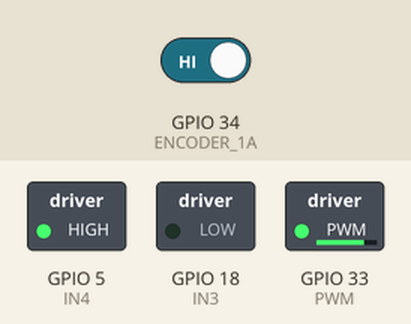
Recording of a program running on a simulated ESP32. Shown: switched loads named in the program (green lamp = pin HIGH). Inputs (shaded band) come from the test bench; at power-on: GPIO 34 (ENCODER_1A) HIGH. What the program prints to the serial monitor is not drawn.

Above: at 0.1 s.
Timing chart, 0 to 1.6 s (numbered marks = the images above):
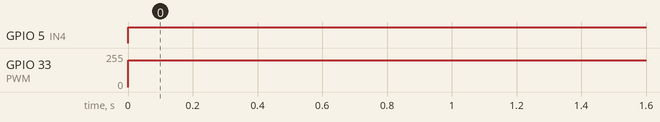

Measured:
- by itself, GPIO 5 (IN4): LOW → HIGH at 0.00 s
- by itself, GPIO 33 (PWM): 0/255 → 200/255 at 0.00 s

The program:

main.cpp
```cpp
#include <Arduino.h>
#include "MotorControl.h"
#include "Encoder.h"

// PID constants
const float kp = 4.0;
const float kd = 0.035;
const float ki = 0.0;

// Variables for timing
long prevT = 0;
float eprev = 0;
float eintegral = 0;

// Target position, initialized with a default
volatile int target = 0;

void setup() {
    Serial.begin(9600);
    while (!Serial); // Wait for the serial port to connect. Needed for native USB
    // Serial.println("Enter target angle in degrees:");

    pinMode(ENCODER_1A, INPUT);
    pinMode(ENCODER_1B, INPUT);
    attachInterrupt(digitalPinToInterrupt(ENCODER_1A), encoder1_isr, RISING);

    pinMode(PWM, OUTPUT);
    pinMode(IN3, OUTPUT);
    pinMode(IN4, OUTPUT);
}

void loop() {

    target = 530/2; // 333 xung 1 vong --> 360 do

    long currT = micros();
    float deltaT = ((float)(currT - prevT)) / 1.0e6;
    prevT = currT;

    noInterrupts();
    int pos = posi;
    interrupts();

    // PID algorithm - Gain, integral, D
    float e = pos - target; //P

    float dedt = (e - eprev) / deltaT; //D

    eintegral += e * deltaT; //I

    float u = kp * e + kd * dedt + ki * eintegral;

    int pwr = (int)fabs(u);
    pwr = constrain(pwr, 0, 200); //PWM: 0 - 255

    int dir = (u < 0) ? -1 : 1;

    setMotor(dir, pwr);

    eprev = e;

    Serial.print("Target: "); Serial.print(target);
    Serial.print("\tCurrent position: "); Serial.println(pos);
}
```

encoder.h
```cpp
#ifndef ENCODER_H
#define ENCODER_H

#include <Arduino.h>

// Encoder pins
#define ENCODER_1A 34
#define ENCODER_1B 35

// Global variables
extern volatile int posi;

// Function prototypes
void encoder1_isr();

#endif
```

motorControl.h
```cpp
#ifndef MOTOR_CONTROL_H
#define MOTOR_CONTROL_H

#include <Arduino.h>

// Motor control pins
#define PWM 33
#define IN4 5
#define IN3 18

// Function prototypes
void setMotor(int dir, int pwmVal);

#endif
```

encoder.cpp
```cpp
#include "encoder.h"

volatile int posi = 0; // Position updated by the encoder

void encoder1_isr() {
    int B = digitalRead(ENCODER_1B);
    if (B > 0) {
        posi++;
    } else {
        posi--;
    }
}
```

motorControl.cpp
```cpp
#include "motorControl.h"

void setMotor(int dir, int pwmVal)
{
    analogWrite(PWM, pwmVal);
    if (dir == 1) {
        digitalWrite(IN3, HIGH);
        digitalWrite(IN4, LOW);
    } else if (dir == -1) {
        digitalWrite(IN3, LOW);
        digitalWrite(IN4, HIGH);
    } else {
        digitalWrite(IN3, LOW);
        digitalWrite(IN4, LOW);
    }
}
```
